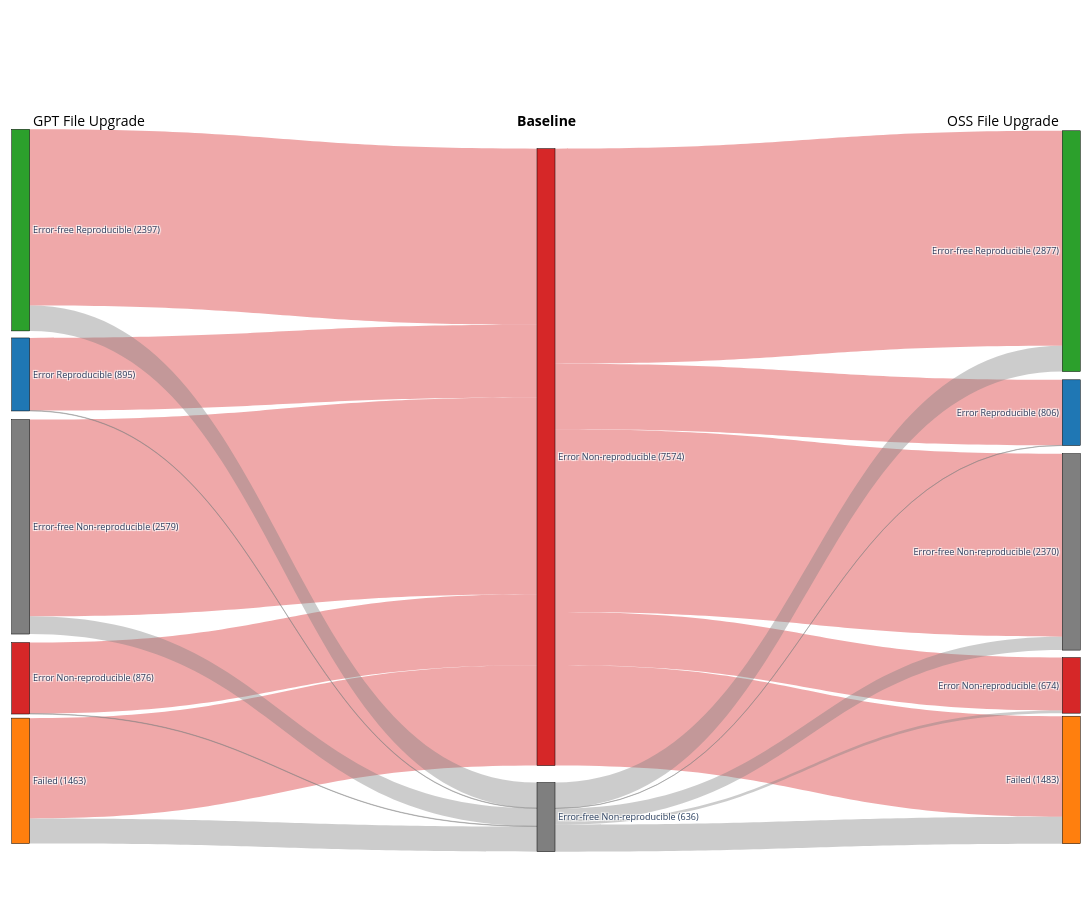

The cell this chart's notebook holds for it:
### Code cell
from collections import Counter
import plotly.graph_objects as go

# Merged Sankey: GPT File (left) | Baseline (center) | OSS File (right)
# Links are drawn GPT -> Baseline -> OSS so Plotly stays left-to-right
# (avoids reverse-flow layout collapse + double-sized center nodes).
labels = [
    "Error-free Reproducible",
    "Error Reproducible",
    "Error-free Non-reproducible",
    "Error Non-reproducible",
    "Failed",
]
# Large baseline band first so center mass aligns with top green upgrade nodes.
NON_REPRO_BASELINE = ["Error Non-reproducible", "Error-free Non-reproducible"]
upgrade_order = labels[:]
baseline_order = list(NON_REPRO_BASELINE)

colors = {
    "Error-free Reproducible": "rgba(44, 160, 44, 0.4)",
    "Error-free Non-reproducible": "rgba(127, 127, 127, 0.4)",
    "Error Reproducible": "rgba(31, 119, 180, 0.4)",
    "Error Non-reproducible": "rgba(214, 39, 40, 0.4)",
    "Failed": "rgba(255, 127, 14, 0.4)",
}
draw_order = [
    "Error Non-reproducible",
    "Error-free Non-reproducible",
    "Error-free Reproducible",
    "Error Reproducible",
    "Failed",
]

# Plotly calculates node height from link values. Reduce only the visual
# weight of this dominant baseline category; labels/hover retain true counts.
BASELINE_VISUAL_SCALE = {
    "Error Non-reproducible": 0.30,
    "Error-free Non-reproducible": 0.40,
}

n_gpt = len(upgrade_order)
n_base = len(baseline_order)
n_oss = len(upgrade_order)

label_to_gpt = {l: i for i, l in enumerate(upgrade_order)}
label_to_base = {l: i + n_gpt for i, l in enumerate(baseline_order)}
label_to_oss = {l: i + n_gpt + n_base for i, l in enumerate(upgrade_order)}

common_files = (
    set(baseline_cats.keys())
    & set(gpt_file_cats.keys())
    & set(oss_file_cats.keys())
)
plot_files = [f for f in common_files if baseline_cats[f] in label_to_base]
print(f"Plotting {len(plot_files)} non-repro baseline files (3-way).")

transitions_gpt = {}
transitions_oss = {}
base_totals = {l: 0 for l in baseline_order}

for f in plot_files:
    base = baseline_cats[f]
    gpt = gpt_file_cats[f]
    oss = oss_file_cats[f]
    base_totals[base] += 1
    if gpt in label_to_gpt:
        key = (base, gpt)
        transitions_gpt[key] = transitions_gpt.get(key, 0) + 1
    if oss in label_to_oss:
        key = (base, oss)
        transitions_oss[key] = transitions_oss.get(key, 0) + 1


def _stack_by_counts(order, counts, margin=0.02, usable=0.96):
    """Stack nodes top-to-bottom with heights proportional to counts."""
    total = sum(counts[l] for l in order) or 1
    ys, cursor = [], margin
    for l in order:
        h = counts[l] / total * usable
        ys.append(cursor + h / 2)
        cursor += h
    return ys


# Counts represented by the Sankey links
gpt_counts_plot = Counter(gpt_file_cats[f] for f in plot_files)
base_counts_plot = Counter(baseline_cats[f] for f in plot_files)
oss_counts_plot = Counter(oss_file_cats[f] for f in plot_files)

gpt_y = _stack_by_counts(upgrade_order, gpt_counts_plot)
base_y = _stack_by_counts(baseline_order, base_counts_plot)
oss_y = _stack_by_counts(upgrade_order, oss_counts_plot)

node_x = [0.01] * n_gpt + [0.50] * n_base + [0.99] * n_oss
node_y = gpt_y + base_y + oss_y

source_indices, target_indices, values = [], [], []
link_colors, link_customdata = [], []

# Left links: GPT -> Baseline (LTR wiring). Hover still reads Baseline -> GPT.
for (base_cat, gpt_cat), count in sorted(
    transitions_gpt.items(),
    key=lambda kv: (draw_order.index(kv[0][0]), draw_order.index(kv[0][1])),
):
    total_in_src = base_totals[base_cat]
    pct = (count / total_in_src) * 100 if total_in_src else 0
    source_indices.append(label_to_gpt[gpt_cat])
    target_indices.append(label_to_base[base_cat])
    values.append(count * BASELINE_VISUAL_SCALE[base_cat])
    link_colors.append(colors[base_cat])
    link_customdata.append(
        f"From: {base_cat}<br>To: {gpt_cat}<br>Stats: {count}, {pct:.1f}%"
    )

# Right links: Baseline -> OSS
for (base_cat, oss_cat), count in sorted(
    transitions_oss.items(),
    key=lambda kv: (draw_order.index(kv[0][0]), draw_order.index(kv[0][1])),
):
    total_in_src = base_totals[base_cat]
    pct = (count / total_in_src) * 100 if total_in_src else 0
    source_indices.append(label_to_base[base_cat])
    target_indices.append(label_to_oss[oss_cat])
    values.append(count * BASELINE_VISUAL_SCALE[base_cat])
    link_colors.append(colors[base_cat])
    link_customdata.append(
        f"From: {base_cat}<br>To: {oss_cat}<br>Stats: {count}, {pct:.1f}%"
    )

gpt_labels = [f"{l} ({gpt_counts_plot[l]})" for l in upgrade_order]
base_labels = [f"{l} ({base_counts_plot[l]})" for l in baseline_order]
oss_labels = [f"{l} ({oss_counts_plot[l]})" for l in upgrade_order]

fig = go.Figure(data=[go.Sankey(
    arrangement="fixed",
    node=dict(
        pad=16,
        thickness=18,
        line=dict(color="black", width=0.5),
        label=gpt_labels + base_labels + oss_labels,
        color=[colors[l].replace("0.4", "1.0") for l in upgrade_order + baseline_order + upgrade_order],
        x=node_x,
        y=node_y,
    ),
    link=dict(
        source=source_indices,
        target=target_indices,
        value=values,
        color=link_colors,
        customdata=link_customdata,
        hovertemplate="%{customdata}<extra></extra>",
    ),
)])

fig.update_layout(
    font_size=9,
    width=1400,
    height=900,
    annotations=[
        dict(x=0.02, y=1.001, xref="paper", yref="paper", text="GPT File Upgrade",
             showarrow=False, font=dict(size=14, color="black"), xanchor="left"),
        dict(x=0.50, y=1.001, xref="paper", yref="paper", text="Baseline",
             showarrow=False, font=dict(size=14, color="black", weight="bold"), xanchor="center"),
        dict(x=0.98, y=1.001, xref="paper", yref="paper", text="OSS File Upgrade",
             showarrow=False, font=dict(size=14, color="black"), xanchor="right"),
    ],
    margin=dict(b=40, t=110, l=10, r=10),
)
fig.write_image("sankey_baseline_center_f_vs_f_oss_upgrade.png", scale=3)
fig.show()

### Figure 1 — Plotly figure (JSON) as saved in the notebook; plotly's stock layout.template omitted (floating-point values rounded to 4 significant figures)
{"data": [{"arrangement": "fixed", "link": {"color": ["rgba(214, 39, 40, 0.4)", "rgba(214, 39, 40, 0.4)", "rgba(214, 39, 40, 0.4)", "rgba(214, 39, 40, 0.4)", "rgba(214, 39, 40, 0.4)", "rgba(127, 127, 127, 0.4)", "rgba(127, 127, 127, 0.4)", "rgba(127, 127, 127, 0.4)", "rgba(127, 127, 127, 0.4)", "rgba(127, 127, 127, 0.4)", "rgba(214, 39, 40, 0.4)", "rgba(214, 39, 40, 0.4)", "rgba(214, 39, 40, 0.4)", "rgba(214, 39, 40, 0.4)", "rgba(214, 39, 40, 0.4)", "rgba(127, 127, 127, 0.4)", "rgba(127, 127, 127, 0.4)", "rgba(127, 127, 127, 0.4)", "rgba(127, 127, 127, 0.4)", "rgba(127, 127, 127, 0.4)"], "customdata": ["From: Error Non-reproducible<br>To: Error Non-reproducible<br>Stats: 872, 11.5%", "From: Error Non-reproducible<br>To: Error-free Non-reproducible<br>Stats: 2416, 31.9%", "From: Error Non-reproducible<br>To: Error-free Reproducible<br>Stats: 2163, 28.6%", "From: Error Non-reproducible<br>To: Error Reproducible<br>Stats: 891, 11.8%", "From: Error Non-reproducible<br>To: Failed<br>Stats: 1232, 16.3%", "From: Error-free Non-reproducible<br>To: Error Non-reproducible<br>Stats: 4, 0.6%", "From: Error-free Non-reproducible<br>To: Error-free Non-reproducible<br>Stats: 163, 25.6%", "From: Error-free Non-reproducible<br>To: Error-free Reproducible<br>Stats: 234, 36.8%", "From: Error-free Non-reproducible<br>To: Error Reproducible<br>Stats: 4, 0.6%", "From: Error-free Non-reproducible<br>To: Failed<br>Stats: 231, 36.3%", "From: Error Non-reproducible<br>To: Error Non-reproducible<br>Stats: 649, 8.6%", "From: Error Non-reproducible<br>To: Error-free Non-reproducible<br>Stats: 2246, 29.7%", "From: Error Non-reproducible<br>To: Error-free Reproducible<br>Stats: 2640, 34.9%", "From: Error Non-reproducible<br>To: Error Reproducible<br>Stats: 804, 10.6%", "From: Error Non-reproducible<br>To: Failed<br>Stats: 1235, 16.3%", "From: Error-free Non-reproducible<br>To: Error Non-reproducible<br>Stats: 25, 3.9%", "From: Error-free Non-reproducible<br>To: Error-free Non-reproducible<br>Stats: 124, 19.5%", "From: Error-free Non-reproducible<br>To: Error-free Reproducible<br>Stats: 237, 37.3%", "From: Error-free Non-reproducible<br>To: Error Reproducible<br>Stats: 2, 0.3%", "From: Error-free Non-reproducible<br>To: Failed<br>Stats: 248, 39.0%"], "hovertemplate": "%{customdata}<extra></extra>", "source": [3, 2, 0, 1, 4, 3, 2, 0, 1, 4, 5, 5, 5, 5, 5, 6, 6, 6, 6, 6], "target": [5, 5, 5, 5, 5, 6, 6, 6, 6, 6, 10, 9, 7, 8, 11, 10, 9, 7, 8, 11], "value": [261.6, 724.8, 648.9, 267.3, 369.6, 1.6, 65.2, 93.6, 1.6, 92.4, 194.7, 673.8, 792, 241.2, 370.5, 10, 49.6, 94.8, 0.8, 99.2]}, "node": {"color": ["rgba(44, 160, 44, 1.0)", "rgba(31, 119, 180, 1.0)", "rgba(127, 127, 127, 1.0)", "rgba(214, 39, 40, 1.0)", "rgba(255, 127, 14, 1.0)", "rgba(214, 39, 40, 1.0)", "rgba(127, 127, 127, 1.0)", "rgba(44, 160, 44, 1.0)", "rgba(31, 119, 180, 1.0)", "rgba(127, 127, 127, 1.0)", "rgba(214, 39, 40, 1.0)", "rgba(255, 127, 14, 1.0)"], "label": ["Error-free Reproducible (2397)", "Error Reproducible (895)", "Error-free Non-reproducible (2579)", "Error Non-reproducible (876)", "Failed (1463)", "Error Non-reproducible (7574)", "Error-free Non-reproducible (636)", "Error-free Reproducible (2877)", "Error Reproducible (806)", "Error-free Non-reproducible (2370)", "Error Non-reproducible (674)", "Failed (1483)"], "line": {"color": "black", "width": 0.5}, "pad": 16, "thickness": 18, "x": [0.01, 0.01, 0.01, 0.01, 0.01, 0.5, 0.5, 0.99, 0.99, 0.99, 0.99, 0.99], "y": [0.1601, 0.3526, 0.5557, 0.7577, 0.8945, 0.4628, 0.9428, 0.1882, 0.4035, 0.5892, 0.7672, 0.8933]}, "type": "sankey"}], "layout": {"annotations": [{"font": {"color": "black", "size": 14}, "showarrow": false, "text": "GPT File Upgrade", "x": 0.02, "xanchor": "left", "xref": "paper", "y": 1.001, "yref": "paper"}, {"font": {"color": "black", "size": 14, "weight": "bold"}, "showarrow": false, "text": "Baseline", "x": 0.5, "xanchor": "center", "xref": "paper", "y": 1.001, "yref": "paper"}, {"font": {"color": "black", "size": 14}, "showarrow": false, "text": "OSS File Upgrade", "x": 0.98, "xanchor": "right", "xref": "paper", "y": 1.001, "yref": "paper"}], "font": {"size": 9}, "height": 900, "margin": {"b": 40, "l": 10, "r": 10, "t": 110}, "width": 1400}}
